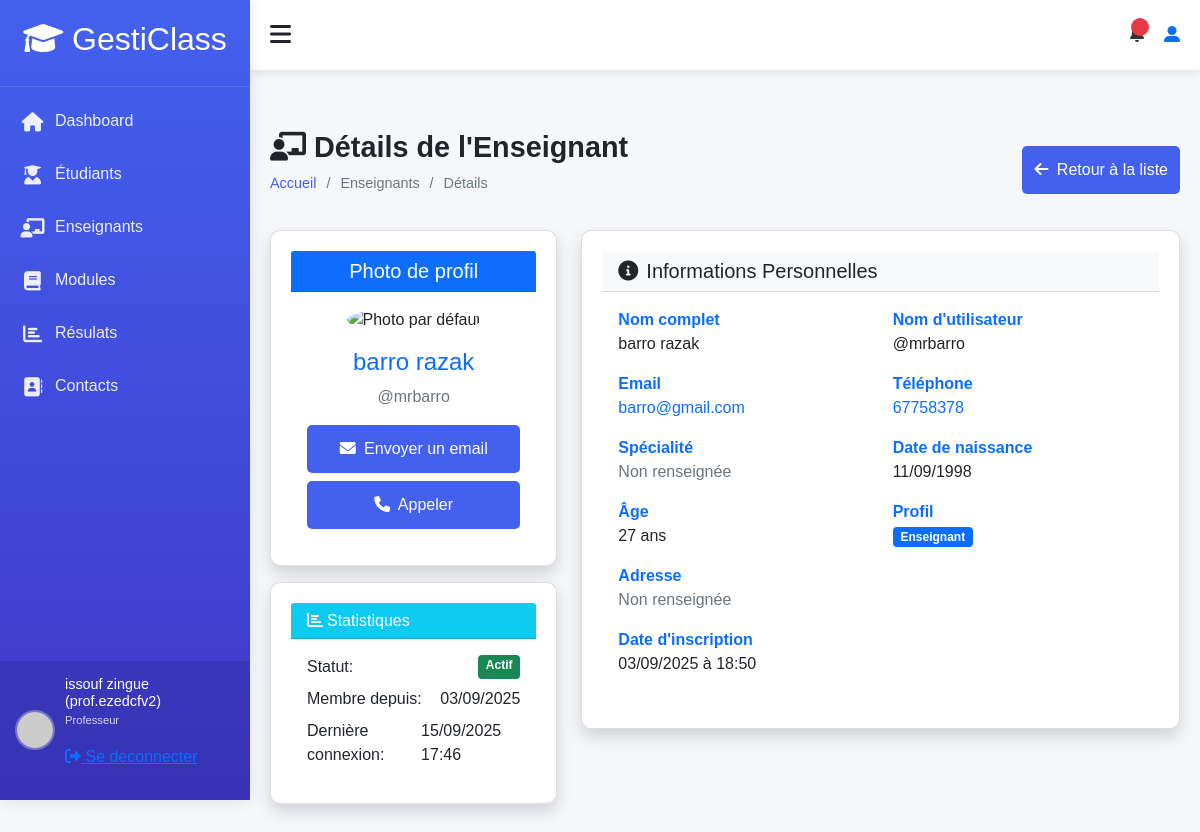
/accounts/teacher/5/detail/ (signed in), run on the app's committed database.
### accounts/models.py (models this page shows, shortened)
class User(AbstractUser):
    ROLE_CHOICES = (
        ('admin', 'Administrateur'),
        ('teacher', 'Enseignant'),
        ('student', 'Élève'),
    )
    profil = models.CharField(max_length=10, choices=ROLE_CHOICES, default='student')
    phone = models.CharField(max_length=20, blank=True)
    birth_date = models.DateField(null=True, blank=True)
    photo = models.ImageField(upload_to='users/', null=True, blank=True)
    specialty = models.CharField(max_length=100, null=True, blank=True)
    hire_date = models.DateField(null=True, blank=True)
    address = models.TextField(blank=True)
    is_student = models.BooleanField(default=False)
    is_teacher = models.BooleanField(default=False)
    phone_number = models.CharField(max_length=15, blank=True)
    date_of_birth = models.DateField(null=True, blank=True)
    def __str__(self):
        return f"{self.first_name} {self.last_name} ({self.username})"
    def is_teacher(self):
        return self.profil == 'teacher'
    def is_student(self):
        return self.profil == 'student'
    class Meta:
        permissions = [
        ("peut_acceder_module", "Peut acceder au module"),
        ("peut_acceder_aux_eleve", "Peut acceder aux eleves"),
        ("peut_acceder_aux_enseignants", "peut acceder aux enseigants"),
        ("peut_acceder_aux_roles", "peut acceder aux roles"),
        ("peut_acceder_au_student_dashboard", "Peut accéder au tableau de bord étudiant"),
        ("peut_acceder_au_teacher_dashboard", "Peut accéder au tableau de bord enseignant"),
        ("peut_acceder_au_admin_dashboard", "Peut accéder au tableau de bord administrateur"),
        ("can_view_student_list", "Peut voir la liste des étudiants"),
        ("can_view_teacher_list", "Peut voir la liste des enseignants"),
        ("can_view_module_list", "Peut voir la liste des modules"),
        ("can_view_results_list", "Peut voir la liste résultats"),
        ("can_view_module_details", "Peut les details d'un module"),
        ("can_view_student_details", "Peut voir les détails d'un étudiant"),
        ("can_view_teacher_details", "Peut voir les détails d'un enseignant"),
        ("can_view_own_details", "Peut voir ses propres détails"),
        ("cans_view_results", "Peut voir les résultats"),
        ("can_view_own_results", "Peut voir ses propres résultats"),
        ("view_role", "Peut voir les rôles"),
        ("add_role", "Peut ajouter un rôle"),
        ("change_role", "Peut modifier un rôle"),
        ("delete_role", "Peut supprimer un rôle"),
        ("assign_role", "Peut assigner des rôles"),
        ("view_timetable", "Peut voir l'emploi du temps"),
        ("manage_timetable", "Peut gérer l'emploi du temps"),
        ("can_add_teacher", "Peut ajouter un enseignant"),
        ("can_add_student", "Peut ajouter un étudiant"),
        ("can_change_teacher", "Peut modifier un enseignant"),
        ("can_change_student", "Peut modifier un étudiant"),
        ("can_delete_teacher", "Peut supprimer un enseignant"),
        ("can_delete_student", "Peut supprimer un étudiant"),
        ("can_view_schoolinfo", "Peut voir les informations de l'école"),
        ("can_add_schoolinfo", "Peut ajouter les informations de l'école"),
        ("can_change_schoolinfo", "Peut modifier les informations de l'école"),
        ("can_delete_schoolinfo", "Peut supprimer les informations de l'école"),
        ]

### accounts/views.py (the view)
# urls.py: path('teacher/<int:teacher_id>/detail/', views.teacher_detail,
@login_required
@permission_required('accounts.can_view_teacher_details', raise_exception=True)
def teacher_detail(request, teacher_id):
    teacher = get_object_or_404(User, id=teacher_id, profil='teacher')
    context = {
        'teacher': teacher,
        'title': f'Détails de {teacher.get_full_name()}'
    }
    return render(request, 'teachers/teacher_detail.html', context)

### accounts/templates/teachers/teacher_detail.html (shortened to what this page needs)
{% extends "models/base.html" %}
{% load static %}
{% block content %}
<div class="content">
    <div class="page-title">
        <div>
            <h2><i class="fas fa-chalkboard-teacher me-2"></i>Détails de l'Enseignant</h2>
            <ul class="breadcrumb">
                <li><a href="{% url 'dashboard:home' %}">Accueil</a></li>
                <li>Enseignants</li>
                <li>Détails</li>
            </ul>
        </div>
        <div class="btn-group">
            <a href="{% url 'accounts:teachers_list' %}" class="btn btn-secondary">
                <i class="fas fa-arrow-left me-1"></i> Retour à la liste
            </a>
        </div>
    </div>
    <div class="row">
        <div class="col-md-4 mb-4">
            <div class="card shadow">
                <div class="card-header bg-primary text-white text-center">
                    <h5 class="m-0">Photo de profil</h5>
                </div>
                <div class="card-body text-center">
                    {% if teacher.photo %}
                        <img src="{{ teacher.photo.url }}"
                             class="img-fluid rounded-circle mb-3"
                             alt="Photo de {{ teacher.get_full_name }}"
                             style="width: 200px; height: 200px; object-fit: cover;">
                    {% else %}
                        <img src="{% static 'img/default-avatar.png' %}"
                             class="img-fluid rounded-circle mb-3"
                             alt="Photo par défaut"
                             style="width: 200px; height: 200px; object-fit: cover;">
                    {% endif %}
                    <h4 class="text-primary">{{ teacher.get_full_name }}</h4>
                    <p class="text-muted">@{{ teacher.username }}</p>
                    <div class="d-grid gap-2">
                        <a href="mailto:{{ teacher.email }}" class="btn btn-outline-primary">
                            <i class="fas fa-envelope me-1"></i> Envoyer un email
                        </a>
                        {% if teacher.phone %}
                        <a href="tel:{{ teacher.phone }}" class="btn btn-outline-success">
                            <i class="fas fa-phone me-1"></i> Appeler
                        </a>
                        {% endif %}
                    </div>
                </div>
            </div>
            <div class="card shadow mt-3">
                <div class="card-header bg-info text-white">
                    <h6 class="m-0"><i class="fas fa-chart-bar me-1"></i>Statistiques</h6>
                </div>
                <div class="card-body">
                    <div class="d-flex justify-content-between mb-2">
                        <span>Statut:</span>
                        <span class="badge bg-success">Actif</span>
                    </div>
                    <div class="d-flex justify-content-between mb-2">
                        <span>Membre depuis:</span>
                        <span>{{ teacher.date_joined|date:"d/m/Y" }}</span>
                    </div>
                    <div class="d-flex justify-content-between">
                        <span>Dernière connexion:</span>
                        <span>
                            {% if teacher.last_login %}
                                {{ teacher.last_login|date:"d/m/Y H:i" }}
                            {% else %}
                                Jamais connecté
                            {% endif %}
                        </span>
                    </div>
                </div>
            </div>
        </div>
        <div class="col-md-8">
            <div class="card shadow">
                <div class="card-header bg-light">
                    <h5 class="m-0"><i class="fas fa-info-circle me-2"></i>Informations Personnelles</h5>
                </div>
                <div class="card-body">
                    <div class="row">
                        <div class="col-md-6">
                            <div class="info-item mb-3">
                                <label class="fw-bold text-primary">Nom complet</label>
                                <p class="mb-0">{{ teacher.get_full_name }}</p>
                            </div>
                        </div>
                        <div class="col-md-6">
                            <div class="info-item mb-3">
                                <label class="fw-bold text-primary">Nom d'utilisateur</label>
                                <p class="mb-0">@{{ teacher.username }}</p>
                            </div>
                        </div>
                    </div>
                    <div class="row">
                        <div class="col-md-6">
                            <div class="info-item mb-3">
                                <label class="fw-bold text-primary">Email</label>
                                <p class="mb-0">
                                    <a href="mailto:{{ teacher.email }}" class="text-decoration-none">
                                        {{ teacher.email }}
                                    </a>
                                </p>
                            </div>
                        </div>
                        <div class="col-md-6">
                            <div class="info-item mb-3">
                                <label class="fw-bold text-primary">Téléphone</label>
                                <p class="mb-0">
                                    {% if teacher.phone %}
                                        <a href="tel:{{ teacher.phone }}" class="text-decoration-none">
                                            {{ teacher.phone }}
                                        </a>
                                    {% else %}
                                        <span class="text-muted">Non renseigné</span>
                                    {% endif %}
                                </p>
                            </div>
                        </div>
                    </div>
                    <div class="row">
                        <div class="col-md-6">
                            <div class="info-item mb-3">
                                <label class="fw-bold text-primary">Spécialité</label>
                                <p class="mb-0">
                                    {% if teacher.speciality %}
                                        {{ teacher.speciality }}
                                    {% else %}
                                        <span class="text-muted">Non renseignée</span>
                                    {% endif %}
                                </p>
                            </div>
                        </div>
                        <div class="col-md-6">
                            <div class="info-item mb-3">
                                <label class="fw-bold text-primary">Date de naissance</label>
                                <p class="mb-0">
                                    {% if teacher.birth_date %}
                                        {{ teacher.birth_date|date:"d/m/Y" }}
                                    {% else %}
                                        <span class="text-muted">Non renseignée</span>
                                    {% endif %}
                                </p>
                            </div>
                        </div>
                    </div>
                    <div class="row">
                        <div class="col-md-6">
                            <div class="info-item mb-3">
                                <label class="fw-bold text-primary">Âge</label>
                                <p class="mb-0">
                                    {% if teacher.birth_date %}
                                        {{ teacher.birth_date|timesince }}
                                    {% else %}
                                        <span class="text-muted">Inconnu</span>
                                    {% endif %}
                                </p>
                            </div>
                        </div>
                        <div class="col-md-6">
                            <div class="info-item mb-3">
                                <label class="fw-bold text-primary">Profil</label>
                                <p class="mb-0">
                                    <span class="badge bg-primary">Enseignant</span>
                                </p>
                            </div>
                        </div>
                    </div>
                    <div class="info-item mb-3">
                        <label class="fw-bold text-primary">Adresse</label>
                        <p class="mb-0">
                            {% if teacher.address %}
                                {{ teacher.address|linebreaks }}
                            {% else %}
                                <span class="text-muted">Non renseignée</span>
                            {% endif %}
                        </p>
                    </div>
                    <div class="info-item mb-3">
                        <label class="fw-bold text-primary">Date d'inscription</label>
                        <p class="mb-0">{{ teacher.date_joined|date:"d/m/Y à H:i" }}</p>
                    </div>
                </div>
            </div>
        </div>
    </div>
</div>
{% endblock %}

### templates/models/sidebar.html (shortened to what this page needs)
<div class="sidebar" id="sidebar">
    <div class="sidebar-header">
        <h2><i class="fas fa-graduation-cap text-white"></i> GestiClass</h2>
    </div>
    <div class="sidebar-menu">
        <ul>
            <li><a href="{% url 'dashboard:home' %}" class="active"><i class="fas fa-home"></i> Dashboard</a></li>
            <li><a href="{% url 'accounts:students_list' %}"><i class="fas fa-user-graduate"></i> Étudiants</a></li>
            {% if perms.accounts.peut_acceder_aux_enseignants %}
            <li><a href="{% url 'accounts:teachers_list' %}" ><i class="fas fa-chalkboard-teacher"></i> Enseignants</a></li>
            {% endif %}
            {% if perms.accounts.peut_acceder_module %}
            <li><a href="{% url 'accounts:modules_list' %}"><i class="fas fa-book"></i> Modules</a></li>
            {% endif %}
            <li><a href="{% url 'accounts:results_list' %}"><i class="fas fa-chart-bar"></i> Résulats</a></li>
            <li><a href="{% url 'accounts:contact' %}"><i class="fas fa-address-book"></i> Contacts</a></li>
        </ul>
    </div>
    <div class="user-profile">
        <img src="https://ui-avatars.com/api/?name=Admin+User&background=random" alt="User">
        <div class="user-info">
            <h4>{{ user }}</h4>
            <p>
                {% if user.profil == 'student' %}
                    Eleve
                {% elif user.profil == 'teacher' %}
                    Professeur
                {% elif user.profil == 'admin' %}
                    Admin
                {% endif %}
                <div>
                    <a  href="{% url 'accounts:logout' %}">
                        <i class="fas fa-sign-out-alt" ></i>
                        <span>Se deconnecter</span>
                    </a>
                </div>
            </p>
        </div>
    </div>
</div>

### data on the page
User: first_name+last_name+username "issouf zingue (prof.ezedcfv2)"
User: get_full_name "barro razak", username "mrbarro", date_joined "03/09/2025", last_login "15/09/2025 17:46", email "barro@gmail.com", phone "67758378", birth_date "11/09/1998", birth_date "27 ans", date_joined "03/09/2025 à 18:50"
